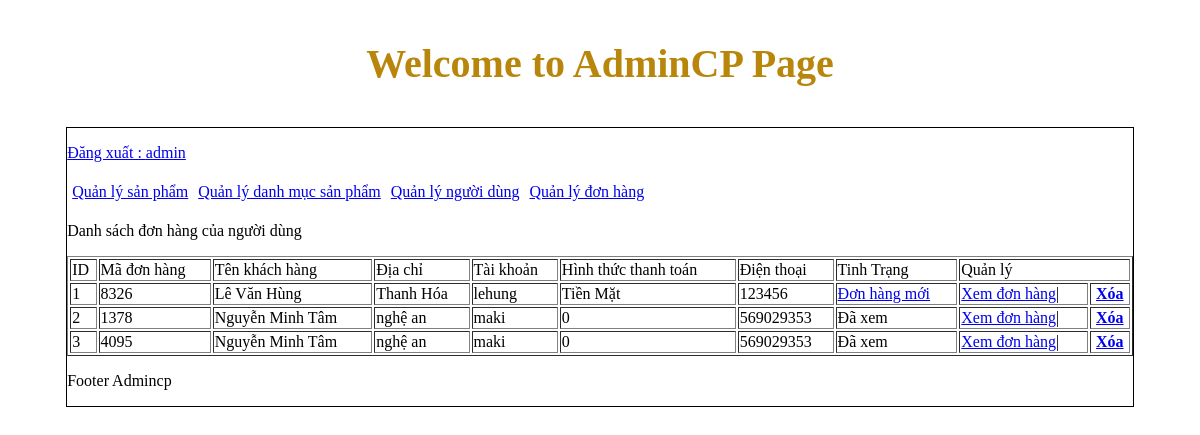
Page /admincp/index.php?action=quanlydonhang&query=them (signed in) on the committed database.
### tables this page shows
CREATE TABLE `tbl_giohang` (
  `id_cart` int(11) NOT NULL,
  `id_khachhang` int(11) NOT NULL,
  `code_cart` varchar(11) NOT NULL,
  `cart_status` int(11) NOT NULL,
  `cart_payment` varchar(100) NOT NULL
);

CREATE TABLE `tbl_dangky` (
  `id_khachhang` int(11) NOT NULL,
  `hovaten` varchar(250) NOT NULL,
  `taikhoan` varchar(100) NOT NULL,
  `matkhau` varchar(100) NOT NULL,
  `sodienthoai` int(11) NOT NULL,
  `email` varchar(100) NOT NULL,
  `diachi` text NOT NULL,
  `chucvu` int(11) NOT NULL
);

### admincp/modules/quanlydonhang/lietke.php (the view)
<?php
    $sql_lietke_dh="SELECT * FROM tbl_giohang ,tbl_dangky  WHERE tbl_giohang.id_khachhang=tbl_dangky.id_khachhang ORDER BY id_cart DESC";
    $result_lietke_dh= mysqli_query($connect,$sql_lietke_dh);
?>
<p>Danh sách đơn hàng của người dùng</p>
 <table style="width: 100%;" border="1" style="border-collapse:collapse;">
     <tr>
         <td>ID</td>
         <td>Mã đơn hàng</td>
         <td>Tên khách hàng</td>
         <td>Địa chỉ</td>
         <td>Tài khoản</td>
         <td>Hình thức thanh toán</td>
         <td>Điện thoại</td>
         <td>Tinh Trạng </td>
         <td colspan="2">Quản lý </td>
     </tr>
     <?php
    $i=0;
    while($row=mysqli_fetch_array($result_lietke_dh)){
        $i++;
     ?>
     <tr>
         <td><?php echo $i ?></td>
         <td><?php echo $row['code_cart'] ?></td>
         <td><?php echo $row['hovaten']?></td>
         <td><?php echo $row['diachi']?></td>
         <td><?php echo $row['taikhoan']?></td>
         <td><?php echo $row['cart_payment']?></td>
         <td><?php echo $row['sodienthoai']?></td>
         <td>
    	<?php if($row['cart_status']==1){
    		echo '<a href="modules/quanlydonhang/xuly.php?code='.$row['code_cart'].'">Đơn hàng mới</a>';
    	}else{
    		echo 'Đã xem';
    	}
    	?>
    </td>
         <td>
            <a href="index.php?action=quanlydonhang&query=xemdonhang&code=<?php echo $row['code_cart']?>">Xem đơn hàng</a>|
            <th><a href="modules/quanlydonhang/xuly.php?iddonhang=<?php echo $row['code_cart']?>">Xóa</a></th>
         </td>
     </tr>
     <?php
    }
    ?>
 </table>

### admincp/index.php (shortened to what this page needs)
<!DOCTYPE html>
<html lang="en">
<head>
    <link rel="stylesheet" href="css/style_admincp.css">
</head>
<body>
    <h3 class="admincp_tile">Welcome to AdminCP Page</h3>
    <div class="wrapper">
    <?php
        include("modules/header.php");
        include("modules/menu.php");
        include("modules/main.php");
        include("modules/footer.php");
        ?>
    </div>
</body>
</html>

### admincp/modules/header.php (shortened to what this page needs)
<p><a href="index.php?dangxuat=1">Đăng xuất : <?php if(isset($_SESSION['dangnhap'])){
		echo $_SESSION['dangnhap'];
	} ?></a></p>

### admincp/modules/menu.php
<ul class="admincp_list">
    <li><a href="index.php?action=quanlysanpham&query=them">Quản lý sản phẩm </a></li>
    <?php
        if(isset($_SESSION['dangnhap'])){
            if($_SESSION['dangnhap']=='admin'){
    ?>
        <li><a href="index.php?action=quanlydanhmucsanpham&query=them">Quản lý danh mục sản phẩm </a></li>
        <li><a href="index.php?action=quanlynguoidung&query=them">Quản lý người dùng</a></li>
    <?php
            }
       }
    ?>
    <li><a href="index.php?action=quanlydonhang&query=them">Quản lý đơn hàng </a></li>
</ul>

### admincp/modules/main.php (shortened to what this page needs)
<div class="main">
<?php
                        if(isset($_GET['action']) && $_GET['query']){
                            $bientam=$_GET['action'];
                            $query =$_GET['query'];
                        }else{
                            $bientam='';
                            $query='';
                        }
                        if ($bientam=='quanlydanhmucsanpham' && $query=='them'){
                            include("modules/quanlydanhmucsp/them.php");
                            include("modules/quanlydanhmucsp/lietke.php");
                        }elseif($bientam=='quanlydanhmucsanpham' && $query=='sua'){
                            include("modules/quanlydanhmucsp/sua.php");
                        }elseif($bientam=='quanlysanpham' && $query=='them'){
                            include("modules/quanlysp/them.php");
                            include("modules/quanlysp/lietke.php");
                        }elseif($bientam=='quanlysanpham' && $query=='sua'){
                            include("modules/quanlysp/sua.php");
                        }elseif($bientam=='quanlynguoidung' && $query=='them' ){
                            include("modules/quanlynguoidung/lietke.php");
                        }elseif($bientam=='quanlynguoidung' && $query=='sua'){
                            include("modules/quanlynguoidung/sua.php");
                        }elseif($bientam=='quanlydonhang' && $query=='them' ){
                            include("modules/quanlydonhang/lietke.php");
                        }elseif($bientam=='quanlydonhang' && $query=='sua'){
                            include("modules/quanlydonhang/sua.php");
                        }elseif($bientam=='quanlydonhang' && $query=='xemdonhang'){
                            include("modules/quanlydonhang/xemdonhang.php");
                        }elseif($bientam=='dangxuat'){
                            include("../login.php");
                        }
                        else{
                            include("modules/dashboard.php");
                        }
                    ?>
</div>

### admincp/modules/footer.php
<p>Footer Admincp</p>

### admincp/css/style_admincp.css (style rules this page uses)
ul.admincp_list { padding: 0; margin: 0; list-style: none; }
ul.admincp_list li { float: left; margin: 5px; }
h3.admincp_tile { text-align: center; font-size: 40px; color: darkgoldenrod; }
.wrapper { border: 1px solid #000; height: auto; width: 90%; margin: 0 auto; }

### rows in the picture
tbl_giohang: code_cart "8326", id_khachhang.hovaten "Lê Văn Hùng", id_khachhang.diachi "Thanh Hóa", id_khachhang.taikhoan "lehung", cart_payment "Tiền Mặt", id_khachhang.sodienthoai "123456"
tbl_giohang: code_cart "1378", id_khachhang.hovaten "Nguyễn Minh Tâm", id_khachhang.diachi "nghệ an", id_khachhang.taikhoan "maki", cart_payment "0", id_khachhang.sodienthoai "569029353", cart_status "Đã xem"
tbl_giohang: code_cart "4095", id_khachhang.hovaten "Nguyễn Minh Tâm", id_khachhang.diachi "nghệ an", id_khachhang.taikhoan "maki", cart_payment "0", id_khachhang.sodienthoai "569029353", cart_status "Đã xem"

### other values in the picture
$_SESSION['dangnhap'] "admin"
